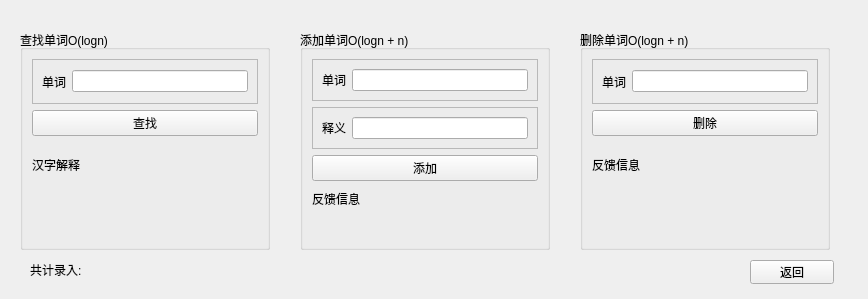
<?xml version="1.0" encoding="UTF-8"?>
<ui version="4.0">
 <class>Form2</class>
 <widget class="QWidget" name="Form2">
  <property name="geometry">
   <rect>
    <x>0</x>
    <y>0</y>
    <width>868</width>
    <height>299</height>
   </rect>
  </property>
  <property name="windowTitle">
   <string>英汉字典散列表</string>
  </property>
  <widget class="QLabel" name="label_11">
   <property name="geometry">
    <rect>
     <x>30</x>
     <y>260</y>
     <width>71</width>
     <height>20</height>
    </rect>
   </property>
   <property name="text">
    <string>共计录入:</string>
   </property>
  </widget>
  <widget class="QGroupBox" name="groupBox_2">
   <property name="geometry">
    <rect>
     <x>300</x>
     <y>30</y>
     <width>250</width>
     <height>220</height>
    </rect>
   </property>
   <property name="title">
    <string>添加单词O(logn + n)</string>
   </property>
   <layout class="QVBoxLayout" name="verticalLayout_2">
    <item>
     <widget class="QFrame" name="frame_2">
      <property name="frameShape">
       <enum>QFrame::StyledPanel</enum>
      </property>
      <property name="frameShadow">
       <enum>QFrame::Raised</enum>
      </property>
      <layout class="QHBoxLayout" name="horizontalLayout_2">
       <item>
        <widget class="QLabel" name="label_8">
         <property name="text">
          <string>单词</string>
         </property>
        </widget>
       </item>
       <item>
        <widget class="QLineEdit" name="lineEdit_2"/>
       </item>
      </layout>
     </widget>
    </item>
    <item>
     <widget class="QFrame" name="frame_3">
      <property name="frameShape">
       <enum>QFrame::StyledPanel</enum>
      </property>
      <property name="frameShadow">
       <enum>QFrame::Raised</enum>
      </property>
      <layout class="QHBoxLayout" name="horizontalLayout_3">
       <item>
        <widget class="QLabel" name="label_9">
         <property name="text">
          <string>释义</string>
         </property>
        </widget>
       </item>
       <item>
        <widget class="QLineEdit" name="lineEdit_4"/>
       </item>
      </layout>
     </widget>
    </item>
    <item>
     <widget class="QPushButton" name="pushButton_2">
      <property name="text">
       <string>添加</string>
      </property>
     </widget>
    </item>
    <item>
     <widget class="QLabel" name="label">
      <property name="text">
       <string>反馈信息</string>
      </property>
     </widget>
    </item>
    <item>
     <widget class="QLabel" name="label_4">
      <property name="text">
       <string/>
      </property>
     </widget>
    </item>
   </layout>
  </widget>
  <widget class="QGroupBox" name="groupBox_3">
   <property name="geometry">
    <rect>
     <x>580</x>
     <y>30</y>
     <width>250</width>
     <height>220</height>
    </rect>
   </property>
   <property name="title">
    <string>删除单词O(logn + n)</string>
   </property>
   <layout class="QVBoxLayout" name="verticalLayout_3">
    <item>
     <widget class="QFrame" name="frame_4">
      <property name="frameShape">
       <enum>QFrame::StyledPanel</enum>
      </property>
      <property name="frameShadow">
       <enum>QFrame::Raised</enum>
      </property>
      <layout class="QHBoxLayout" name="horizontalLayout_4">
       <item>
        <widget class="QLabel" name="label_10">
         <property name="text">
          <string>单词</string>
         </property>
        </widget>
       </item>
       <item>
        <widget class="QLineEdit" name="lineEdit_3"/>
       </item>
      </layout>
     </widget>
    </item>
    <item>
     <widget class="QPushButton" name="pushButton_3">
      <property name="text">
       <string>删除</string>
      </property>
     </widget>
    </item>
    <item>
     <widget class="QLabel" name="label_5">
      <property name="text">
       <string>反馈信息</string>
      </property>
     </widget>
    </item>
    <item>
     <widget class="QLabel" name="label_6">
      <property name="text">
       <string/>
      </property>
     </widget>
    </item>
   </layout>
  </widget>
  <widget class="QGroupBox" name="groupBox">
   <property name="geometry">
    <rect>
     <x>20</x>
     <y>30</y>
     <width>250</width>
     <height>220</height>
    </rect>
   </property>
   <property name="title">
    <string>查找单词O(logn)</string>
   </property>
   <layout class="QVBoxLayout" name="verticalLayout">
    <item>
     <widget class="QFrame" name="frame">
      <property name="frameShape">
       <enum>QFrame::StyledPanel</enum>
      </property>
      <property name="frameShadow">
       <enum>QFrame::Raised</enum>
      </property>
      <layout class="QHBoxLayout" name="horizontalLayout">
       <item>
        <widget class="QLabel" name="label_7">
         <property name="text">
          <string>单词</string>
         </property>
        </widget>
       </item>
       <item>
        <widget class="QLineEdit" name="lineEdit"/>
       </item>
      </layout>
     </widget>
    </item>
    <item>
     <widget class="QPushButton" name="pushButton">
      <property name="text">
       <string>查找</string>
      </property>
     </widget>
    </item>
    <item>
     <widget class="QLabel" name="label_2">
      <property name="text">
       <string>汉字解释</string>
      </property>
     </widget>
    </item>
    <item>
     <widget class="QLabel" name="label_3">
      <property name="text">
       <string/>
      </property>
     </widget>
    </item>
   </layout>
  </widget>
  <widget class="QLabel" name="label_12">
   <property name="geometry">
    <rect>
     <x>110</x>
     <y>260</y>
     <width>68</width>
     <height>15</height>
    </rect>
   </property>
   <property name="text">
    <string/>
   </property>
  </widget>
  <widget class="QPushButton" name="pushButton_4">
   <property name="geometry">
    <rect>
     <x>750</x>
     <y>260</y>
     <width>84</width>
     <height>24</height>
    </rect>
   </property>
   <property name="text">
    <string>返回</string>
   </property>
  </widget>
 </widget>
 <resources/>
 <connections/>
</ui>
